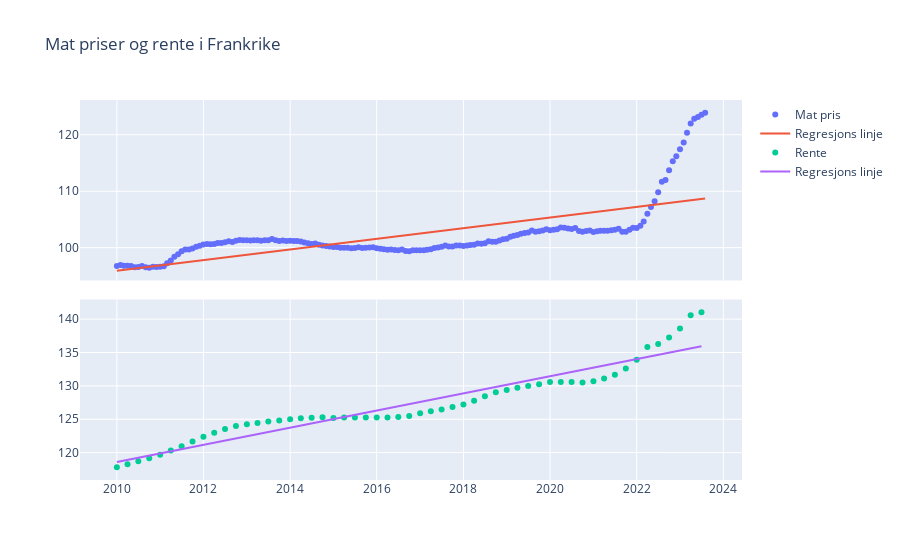

Notebook source saved alongside this figure:
### Markdown cell above
<div class="alert alert-block alert-success">
<b>Tolkning &#129488;</b><p>En god forbruker tillit er over 100 og betyr at hushold er optimistisk på samfunnsutviklingen og på deres egen personlig økonomi. Over de siste årene har det vært et dropp i forbruker tillit i Frankrike. Hvorfor? Tidlig i år ble pensjonsreformen innført, som ble møtt med store protester over myndighetene i Frankrike som utsetter pensjonsaldreren med to år. Lav forbrukertillit -> folk bruker mindre penger -> mindre penger inn til staten. Økende arbeidsledighet hjelper heller ikke i verdiskapningen som trengs for  å forbedre den økonomiske situasjonen.</p>
</div>

### Code cell
plot_frames_2 = [fr_price_df, fr_rent_df]
column_names_2 = ['Price index in large and predominantly food stores', 'Rent reference index (RRI)'] 
fig_names_2 = ['Mat pris', 'Rente']
title="Mat priser og rente i Frankrike"
draw_subplots('2010-01','2023-08',plot_frames_2, column_names_2, fig_names_2, title)
